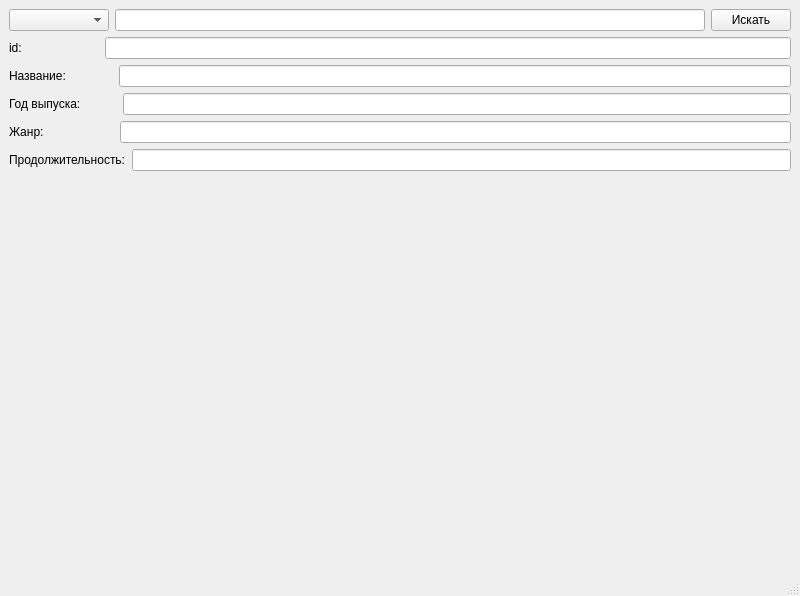
<?xml version="1.0" encoding="UTF-8"?>
<ui version="4.0">
 <class>MainWindow</class>
 <widget class="QMainWindow" name="MainWindow">
  <property name="geometry">
   <rect>
    <x>0</x>
    <y>0</y>
    <width>800</width>
    <height>596</height>
   </rect>
  </property>
  <property name="minimumSize">
   <size>
    <width>400</width>
    <height>0</height>
   </size>
  </property>
  <property name="windowTitle">
   <string>MainWindow</string>
  </property>
  <widget class="QWidget" name="centralwidget">
   <layout class="QVBoxLayout" name="verticalLayout">
    <item>
     <layout class="QHBoxLayout" name="horizontalLayout">
      <item>
       <widget class="QComboBox" name="comboBox">
        <property name="enabled">
         <bool>true</bool>
        </property>
        <property name="sizePolicy">
         <sizepolicy hsizetype="Expanding" vsizetype="Fixed">
          <horstretch>0</horstretch>
          <verstretch>0</verstretch>
         </sizepolicy>
        </property>
        <property name="minimumSize">
         <size>
          <width>100</width>
          <height>0</height>
         </size>
        </property>
        <property name="styleSheet">
         <string notr="true">font: 11pt &quot;MS Shell Dlg 2&quot;;</string>
        </property>
        <property name="currentText">
         <string/>
        </property>
       </widget>
      </item>
      <item>
       <widget class="QLineEdit" name="param">
        <property name="sizePolicy">
         <sizepolicy hsizetype="Preferred" vsizetype="Fixed">
          <horstretch>200</horstretch>
          <verstretch>0</verstretch>
         </sizepolicy>
        </property>
        <property name="styleSheet">
         <string notr="true">font: 11pt &quot;MS Shell Dlg 2&quot;;</string>
        </property>
       </widget>
      </item>
      <item>
       <widget class="QPushButton" name="search">
        <property name="styleSheet">
         <string notr="true">font: 11pt &quot;MS Shell Dlg 2&quot;;</string>
        </property>
        <property name="text">
         <string>Искать</string>
        </property>
       </widget>
      </item>
     </layout>
    </item>
    <item>
     <layout class="QHBoxLayout" name="horizontalLayout_2">
      <item>
       <widget class="QLabel" name="label">
        <property name="styleSheet">
         <string notr="true">font: 12pt &quot;MS Shell Dlg 2&quot;;</string>
        </property>
        <property name="text">
         <string>id:                       </string>
        </property>
       </widget>
      </item>
      <item>
       <widget class="QLineEdit" name="id">
        <property name="styleSheet">
         <string notr="true">font: 11pt &quot;MS Shell Dlg 2&quot;;</string>
        </property>
       </widget>
      </item>
     </layout>
    </item>
    <item>
     <layout class="QHBoxLayout" name="horizontalLayout_3">
      <item>
       <widget class="QLabel" name="label_2">
        <property name="styleSheet">
         <string notr="true">font: 11pt &quot;MS Shell Dlg 2&quot;;</string>
        </property>
        <property name="text">
         <string>Название:              </string>
        </property>
       </widget>
      </item>
      <item>
       <widget class="QLineEdit" name="name">
        <property name="styleSheet">
         <string notr="true">font: 11pt &quot;MS Shell Dlg 2&quot;;</string>
        </property>
       </widget>
      </item>
     </layout>
    </item>
    <item>
     <layout class="QHBoxLayout" name="horizontalLayout_4">
      <item>
       <widget class="QLabel" name="label_3">
        <property name="styleSheet">
         <string notr="true">font: 11pt &quot;MS Shell Dlg 2&quot;;</string>
        </property>
        <property name="text">
         <string>Год выпуска:           </string>
        </property>
       </widget>
      </item>
      <item>
       <widget class="QLineEdit" name="year">
        <property name="styleSheet">
         <string notr="true">font: 11pt &quot;MS Shell Dlg 2&quot;;</string>
        </property>
        <property name="text">
         <string/>
        </property>
       </widget>
      </item>
     </layout>
    </item>
    <item>
     <layout class="QHBoxLayout" name="horizontalLayout_5">
      <item>
       <widget class="QLabel" name="label_4">
        <property name="styleSheet">
         <string notr="true">font: 11pt &quot;MS Shell Dlg 2&quot;;</string>
        </property>
        <property name="text">
         <string>Жанр:                     </string>
        </property>
       </widget>
      </item>
      <item>
       <widget class="QLineEdit" name="genre">
        <property name="styleSheet">
         <string notr="true">font: 11pt &quot;MS Shell Dlg 2&quot;;
font: 11pt &quot;MS Shell Dlg 2&quot;;</string>
        </property>
       </widget>
      </item>
     </layout>
    </item>
    <item>
     <layout class="QHBoxLayout" name="horizontalLayout_6">
      <item>
       <widget class="QLabel" name="label_5">
        <property name="styleSheet">
         <string notr="true">font: 11pt &quot;MS Shell Dlg 2&quot;;</string>
        </property>
        <property name="text">
         <string>Продолжительность:</string>
        </property>
       </widget>
      </item>
      <item>
       <widget class="QLineEdit" name="duration">
        <property name="styleSheet">
         <string notr="true">font: 11pt &quot;MS Shell Dlg 2&quot;;</string>
        </property>
       </widget>
      </item>
     </layout>
    </item>
    <item>
     <widget class="QLabel" name="error">
      <property name="styleSheet">
       <string notr="true">font: 11pt &quot;MS Shell Dlg 2&quot;;</string>
      </property>
      <property name="text">
       <string/>
      </property>
     </widget>
    </item>
   </layout>
  </widget>
  <widget class="QMenuBar" name="menubar">
   <property name="geometry">
    <rect>
     <x>0</x>
     <y>0</y>
     <width>800</width>
     <height>26</height>
    </rect>
   </property>
  </widget>
  <widget class="QStatusBar" name="statusbar"/>
 </widget>
 <resources/>
 <connections/>
</ui>
